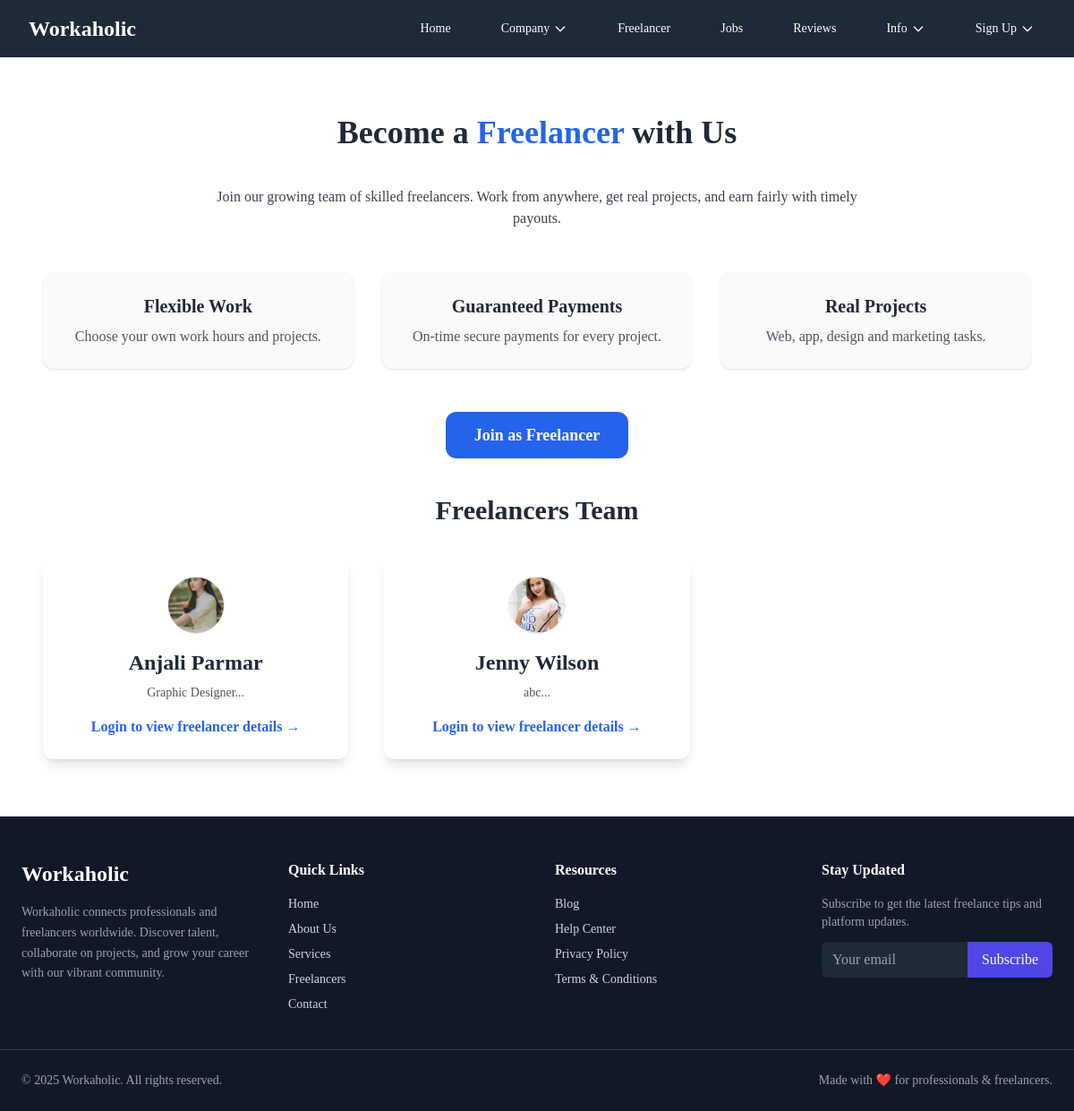
The page /freelancer.php on the database its author committed.
### tables this page shows
CREATE TABLE `freelancers` (
  `freelancer_id` int(11) NOT NULL,
  `user_id` int(11) NOT NULL,
  `fname` varchar(255) NOT NULL,
  `lname` varchar(255) NOT NULL,
  `bio` text NOT NULL,
  `skills` text NOT NULL,
  `experience_year` int(11) NOT NULL,
  `portfolio_url` varchar(255) NOT NULL,
  `created_at` timestamp NOT NULL DEFAULT current_timestamp() ON UPDATE current_timestamp()
);

CREATE TABLE `users` (
  `user_id` int(11) NOT NULL,
  `username` varchar(255) NOT NULL,
  `user_email` varchar(255) NOT NULL,
  `role` enum('company','freelancer') NOT NULL,
  `user_phone` varchar(255) NOT NULL,
  `user_password` varchar(255) NOT NULL,
  `profile_img` varchar(255) NOT NULL,
  `created_at` timestamp NOT NULL DEFAULT current_timestamp() ON UPDATE current_timestamp()
);

### freelancer.php (the view, shortened to what this page needs)
<?php
include 'header.php';
include 'config.php';
$sql = "
    SELECT f.freelancer_id, f.fname, f.lname, f.bio, f.skills, f.experience_year, f.portfolio_url,
           u.user_id, u.username, u.user_email, u.user_phone, u.profile_img
    FROM freelancers f
    JOIN users u ON f.user_id = u.user_id
    ORDER BY f.created_at DESC
";
$result = mysqli_query($conn, $sql);
?>
<section class="py-16 bg-white">
    <div class="max-w-6xl mx-auto px-6">
        <h1 class="text-4xl font-extrabold text-center mb-10">
            Become a <span class="text-blue-600">Freelancer</span> with Us
        </h1>
        <p class="text-center max-w-3xl mx-auto text-gray-700 mb-12">
            Join our growing team of skilled freelancers. Work from anywhere, get
            real projects, and earn fairly with timely payouts.
        </p>
        <div class="grid md:grid-cols-3 gap-8">
            <div class="bg-gray-50 shadow p-6 rounded-xl text-center">
                <h2 class="text-xl font-bold mb-2">Flexible Work</h2>
                <p class="text-gray-600">Choose your own work hours and projects.</p>
            </div>
            <div class="bg-gray-50 shadow p-6 rounded-xl text-center">
                <h2 class="text-xl font-bold mb-2">Guaranteed Payments</h2>
                <p class="text-gray-600">On-time secure payments for every project.</p>
            </div>
            <div class="bg-gray-50 shadow p-6 rounded-xl text-center">
                <h2 class="text-xl font-bold mb-2">Real Projects</h2>
                <p class="text-gray-600">Web, app, design and marketing tasks.</p>
            </div>
        </div>
        <div class="text-center mt-12">
            <a href="register.php"
                class="inline-block bg-blue-600 text-white px-8 py-3 rounded-xl text-lg font-semibold hover:bg-blue-700">
                Join as Freelancer
            </a>
        </div>
        <h2 class="text-3xl font-bold text-center mt-10 mb-8">Freelancers Team</h2>
        <?php if (mysqli_num_rows($result) === 0): ?>
            <p class="text-center text-gray-600">No freelancers have registered yet.</p>
        <?php else: ?>
            <div class="grid md:grid-cols-3 gap-10">
                <?php while ($row = mysqli_fetch_assoc($result)) { ?>
                    <div class="bg-white shadow-lg p-6 rounded-xl text-center">
                        <?php
                        $img = !empty($row['profile_img']) ? $row['profile_img'] : 'Images/default.png';
                        ?>
                        <div class="mb-4 flex justify-center">
                            <img src="<?php echo htmlspecialchars($img); ?>"
                                class="w-16 h-16 rounded-full object-cover border">
                        </div>
                        <h3 class="text-2xl font-bold mb-2">
                            <?php
                            $name = trim(($row['fname'] ?? '') . ' ' . ($row['lname'] ?? ''));
                            echo htmlspecialchars($name);
                            ?>
                        </h3>
                        <p class="text-gray-600 text-sm mb-4">
                            <?php
                            $bio = $row['bio'] ?? '';
                            echo $bio ? htmlspecialchars(mb_substr($bio, 0, 90)) . "..." : "Freelancer on our platform.";
                            ?>
                        </p>
                        <div class="mt-4">
                            <?php if (isset($_SESSION['user_id'])) { ?>
                                <a href="freelancer_details.php?id=<?php echo (int)$row['freelancer_id']; ?>"
                                    class="bg-blue-600 hover:bg-blue-700 text-white px-5 py-2 rounded-lg inline-block">
                                    View Details →
                                </a>
                            <?php } else { ?>
                                <a href="login.php"
                                    class="text-blue-600 font-semibold hover:underline">
                                    Login to view freelancer details →
                                </a>
                            <?php } ?>
                        </div>
                    </div>
                <?php } ?>
            </div>
        <?php endif; ?>
    </div>
</section>
<?php include 'footer.php'; ?>
</body>

### rows shown on the page
freelancers: user.profile_img (picture), name "Anjali Parmar", bio "Graphic Designer"
freelancers: user.profile_img (picture), name "Jenny Wilson", bio "abc"
